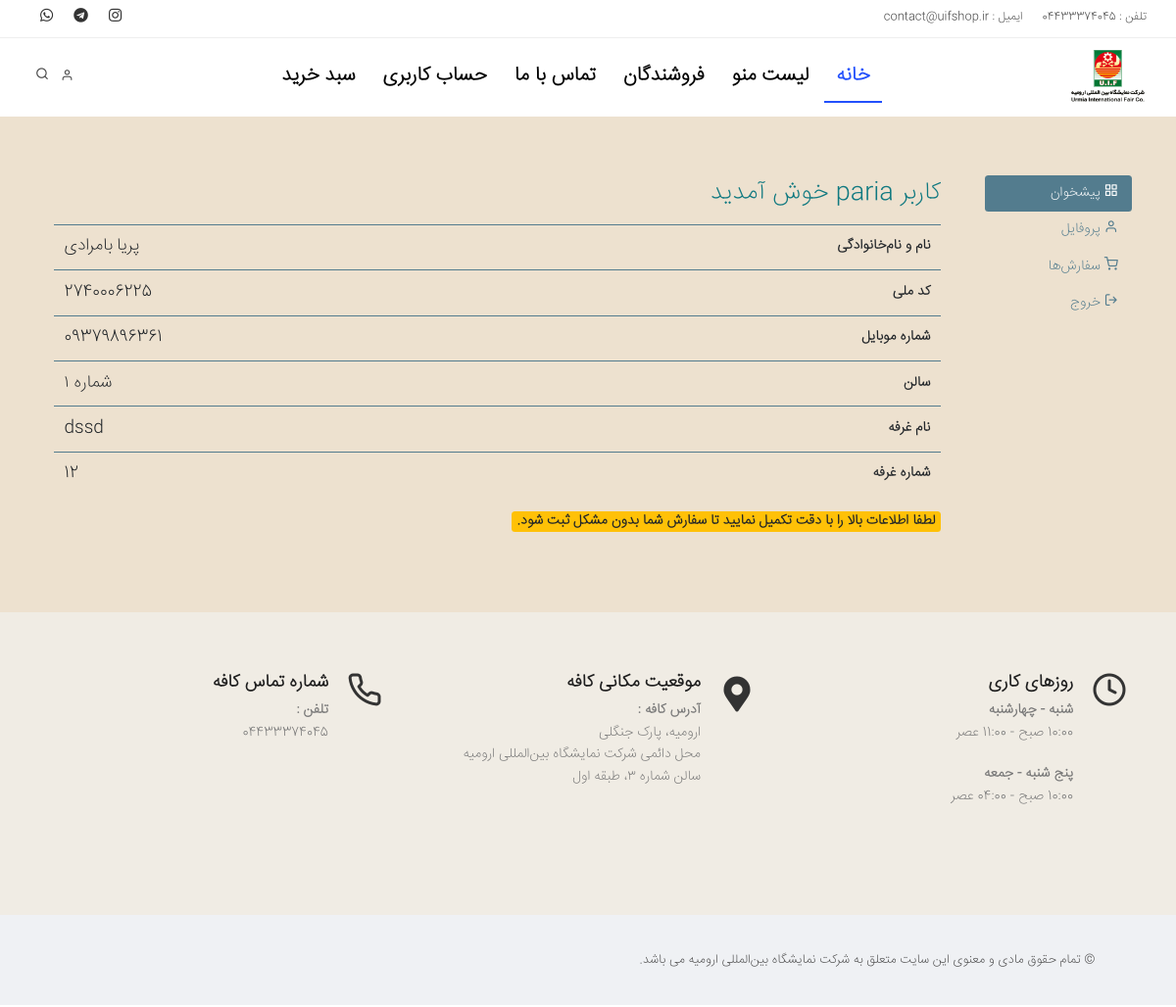
Screenshot of /accounts/profile/ (signed in) with the database file from the repository.
### account/models.py (models this page shows, shortened)
class BaseModel(models.Model):
    user = models.ForeignKey(User, on_delete=models.CASCADE, verbose_name='کاربر')
    created_date = models.DateTimeField(verbose_name='تاریخ ایجاد', auto_now_add=True)
    modified_date = models.DateTimeField(verbose_name='تاریخ تغییرات', auto_now=True)
    class Meta:
        abstract = True

class ProfileModel(BaseModel):
    user = models.OneToOneField(User, on_delete=models.CASCADE, verbose_name='کاربر')
    mobile = models.OneToOneField(MobileModel, on_delete=models.CASCADE, blank=True, null=True, verbose_name='شماره موبایل')
    hall = models.ForeignKey(HallModel, on_delete=models.CASCADE, blank=True, null=True, verbose_name='نام سالن')
    booth_name = models.CharField(verbose_name='نام غرفه', max_length=80, null=True, blank=True)
    booth_number = models.CharField(verbose_name='شماره غرفه', max_length=3, null=True, blank=True)
    code = models.CharField(verbose_name='کد ملی', null=True, blank=True, max_length=10)
    class Meta:
        verbose_name = 'حساب کاربری'
        verbose_name_plural = 'حساب‌های کاربری'

class MobileModel(BaseModel):
    user = models.OneToOneField(User, on_delete=models.CASCADE, verbose_name='کاربر')
    mobile = models.CharField(verbose_name='شماره موبایل', max_length=11, unique=True)
    otp = models.CharField(verbose_name='کد تصادفی', max_length=6, null=True, blank=True)
    is_active = models.BooleanField(verbose_name='فعال', default=False)
    class Meta:
        verbose_name = 'موبایل'
        verbose_name_plural = 'موبایل‌ها'

class HallModel(BaseModel):
    name = models.CharField(verbose_name='نام سالن', max_length=50)
    class Meta:
        verbose_name = 'سالن'
        verbose_name_plural = 'سالن‌ها'

### account/views.py (the view)
# urls.py: path('profile/', ProfileView.as_view(), name='profile'),
class ProfileView(LoginRequiredMixin, views.View):
    login_url = 'login'
    def get(self, request):
        user = request.user
        try:
            profile = ProfileModel.objects.get(user=user.id)
        except ProfileModel.DoesNotExist:
            return redirect('account:otp')
        if profile.mobile.is_active:
            return render(request, 'account/profile.html', {'profile':profile})
        return redirect('account:otp')

### shop/context_processors.py (called while the page is built)
def menu(request):
    cart = request.session.get('cart', {})
    products = ProductModel.objects.filter(id__in=[int(id) for id in cart.keys()])
    c = {}
    total = 0
    for k,v in cart.items():
        product = products.get(id=int(k))
        total += product.price
        c[k] = {'product': product, 'count': v}
    return {"cart":c, "total":total}

### account/templates/account/profile.html (shortened to what this page needs)
{% extends "base.html" %}
{% load static%}
{% block content %}
        <section id="page-content" class="sidebar-right" style="background-color:#EDE1CF; padding-top:5%;">
            <div class="container">
                <div class="row">
                    <div class="sidebar col-lg-2">
                        <ul class="nav nav-pills flex-column" style="max-width: 300px;">
                            <li class="nav-item"><a class="nav-link active" href="#"><i class="icon-grid"></i> پیشخوان</a></li>
                            <li class="nav-item"><a class="nav-link" href="{% url 'account:profile-edit' pid=profile.id %}"><i class="icon-user"></i> پروفایل</a></li>
                            <li class="nav-item"><a class="nav-link" href="{% url 'account:profile-order' %}"><i class="icon-shopping-cart"></i> سفارش‌ها</a></li>
                            <li class="nav-item"><a class="nav-link" href="{% url 'logout' %}"><i class="icon-log-out"></i> خروج</a></li>
                        </ul>
                        <div class="widget clearfix widget-archive">
                        </div>
                    </div>
                    <div class="content col-lg-10" style="background-color:; padding-right:20px;">
                        <div class="row">
                                <div class="col-lg-12">
                                    <div class="table-responsive">
                                        <h3 style="color:#107980">کاربر {{ profile.user.username }} خوش آمدید</h3>
                                        <table class="table">
                                            <tbody>
                                                <tr>
                                                    <td class="cart-product-name">
                                                        <strong>نام و نام‌خانوادگی</strong>
                                                    </td>
                                                    <td class="cart-product-name text-right">
                                                        {% if profile.user.first_name %}
                                                        <span class="amount color lead color lead">{{ profile.user.first_name }}</span>
                                                        {% endif %}
                                                        {% if profile.user.last_name %}
                                                        <span class="amount color lead color lead">{{ profile.user.last_name }}</span>
                                                        {% endif %}
                                                    </td>
                                                </tr>
                                                <tr>
                                                    <td class="cart-product-name">
                                                        <strong>کد ملی</strong>
                                                    </td>
                                                    <td class="cart-product-name  text-right">
                                                        {% if profile.code %}
                                                        <span class="amount color lead color lead">{{ profile.code }}</span>
                                                        {% endif %}
                                                    </td>
                                                </tr>
                                                <tr>
                                                    <td class="cart-product-name">
                                                        <strong>شماره موبایل</strong>
                                                    </td>
                                                    <td class="cart-product-name  text-right">
                                                        {% if profile.mobile %}
                                                        <span class="amount color lead color lead">{{ profile.mobile.mobile }}</span>
                                                        {% endif %}
                                                    </td>
                                                </tr>
                                                <tr>
                                                    <td class="cart-product-name">
                                                        <strong>سالن</strong>
                                                    </td>
                                                    <td class="cart-product-name  text-right">
                                                        {% if profile.hall %}
                                                        <span class="amount color lead color lead">{{ profile.hall.name }}</span>
                                                        {% endif %}
                                                    </td>
                                                </tr>
                                                <tr>
                                                    <td class="cart-product-name">
                                                        <strong>نام غرفه</strong>
                                                    </td>
                                                    <td class="cart-product-name  text-right">
                                                        {% if profile.booth_name %}
                                                        <span class="amount color lead color lead">{{ profile.booth_name }}</span>
                                                        {% endif %}
                                                    </td>
                                                </tr>
                                                <tr>
                                                    <td class="cart-product-name">
                                                        <strong>شماره غرفه</strong>
                                                    </td>
                                                    <td class="cart-product-name  text-right">
                                                        {% if profile.booth_number %}
                                                        <span class="amount color lead color lead">{{ profile.booth_number }}</span>
                                                        {% endif %}
                                                    </td>
                                                </tr>
                                            </tbody>
                                        </table>
                                    </div>
                                </div>
                        </div>
                        <p><span class="badge badge-warning" style="font-size:100%">لطفا اطلاعات بالا را با دقت تکمیل نمایید تا سفارش شما بدون مشکل ثبت شود.</span></p>
                    </div>
                </div>
            </div>
        </section>
{% endblock content %}

### static/css/rtl.css (style rules this page uses)
html { direction: rtl }
body { text-align: right; }
.text-right { text-align: left !important; }

### rows the page displays
ProfileModel: user.first_name "پریا", user.last_name "بامرادی", code "2740006225", mobile.mobile "09379896361", hall.name "شماره ۱", booth_name "dssd", booth_number "12"
